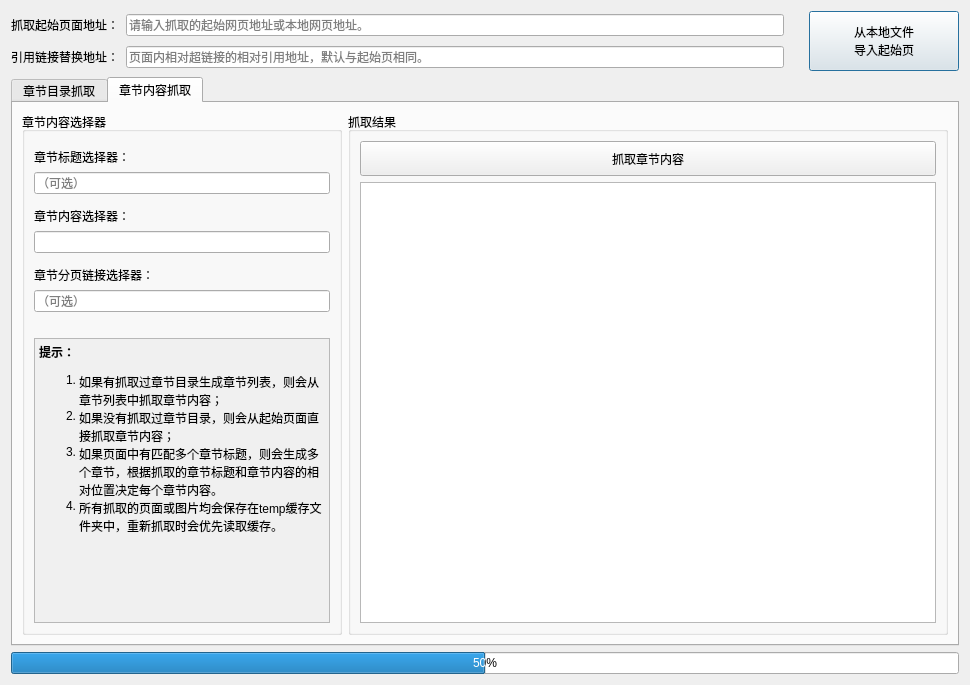
<?xml version="1.0" encoding="UTF-8"?>
<ui version="4.0">
 <class>Dialog</class>
 <widget class="QDialog" name="Dialog">
  <property name="geometry">
   <rect>
    <x>0</x>
    <y>0</y>
    <width>970</width>
    <height>685</height>
   </rect>
  </property>
  <property name="windowTitle">
   <string>批量导入章节</string>
  </property>
  <property name="windowIcon">
   <iconset>
    <normaloff>../resource/icon.png</normaloff>../resource/icon.png</iconset>
  </property>
  <property name="modal">
   <bool>true</bool>
  </property>
  <layout class="QVBoxLayout" name="verticalLayout">
   <item>
    <layout class="QHBoxLayout" name="urlLayout">
     <property name="spacing">
      <number>25</number>
     </property>
     <item>
      <layout class="QVBoxLayout" name="verticalLayout_7">
       <property name="spacing">
        <number>7</number>
       </property>
       <item>
        <layout class="QHBoxLayout" name="realUrlLayout">
         <item>
          <widget class="QLabel" name="label">
           <property name="text">
            <string>抓取起始页面地址：</string>
           </property>
          </widget>
         </item>
         <item>
          <widget class="QLineEdit" name="realUrl">
           <property name="text">
            <string/>
           </property>
           <property name="placeholderText">
            <string>请输入抓取的起始网页地址或本地网页地址。</string>
           </property>
          </widget>
         </item>
        </layout>
       </item>
       <item>
        <layout class="QHBoxLayout" name="refUrlLayout">
         <item>
          <widget class="QLabel" name="label_8">
           <property name="text">
            <string>引用链接替换地址：</string>
           </property>
          </widget>
         </item>
         <item>
          <widget class="QLineEdit" name="referUrl">
           <property name="placeholderText">
            <string>页面内相对超链接的相对引用地址，默认与起始页相同。</string>
           </property>
          </widget>
         </item>
        </layout>
       </item>
      </layout>
     </item>
     <item>
      <widget class="QPushButton" name="btnOpenLocalFile">
       <property name="minimumSize">
        <size>
         <width>150</width>
         <height>60</height>
        </size>
       </property>
       <property name="maximumSize">
        <size>
         <width>180</width>
         <height>16777215</height>
        </size>
       </property>
       <property name="text">
        <string>从本地文件
导入起始页</string>
       </property>
      </widget>
     </item>
    </layout>
   </item>
   <item>
    <layout class="QHBoxLayout" name="importChapterLayout" stretch="0">
     <item>
      <widget class="QTabWidget" name="tabWidget">
       <property name="tabShape">
        <enum>QTabWidget::Rounded</enum>
       </property>
       <property name="currentIndex">
        <number>1</number>
       </property>
       <widget class="QWidget" name="tabMenu">
        <attribute name="title">
         <string>章节目录抓取</string>
        </attribute>
        <layout class="QVBoxLayout" name="verticalLayout_2">
         <item>
          <layout class="QHBoxLayout" name="horizontalLayout_3">
           <item>
            <widget class="QGroupBox" name="groupBox">
             <property name="minimumSize">
              <size>
               <width>200</width>
               <height>0</height>
              </size>
             </property>
             <property name="maximumSize">
              <size>
               <width>320</width>
               <height>16777215</height>
              </size>
             </property>
             <property name="title">
              <string>目录页面选择器</string>
             </property>
             <layout class="QVBoxLayout" name="verticalLayout_4">
              <item>
               <widget class="QLabel" name="label_3">
                <property name="minimumSize">
                 <size>
                  <width>0</width>
                  <height>24</height>
                 </size>
                </property>
                <property name="text">
                 <string>章节分组选择器：</string>
                </property>
                <property name="alignment">
                 <set>Qt::AlignBottom|Qt::AlignLeading|Qt::AlignLeft</set>
                </property>
               </widget>
              </item>
              <item>
               <widget class="QLineEdit" name="chapterGroupSelector">
                <property name="maximumSize">
                 <size>
                  <width>16777215</width>
                  <height>16777215</height>
                 </size>
                </property>
                <property name="placeholderText">
                 <string>（可选）</string>
                </property>
               </widget>
              </item>
              <item>
               <widget class="QLabel" name="label_2">
                <property name="minimumSize">
                 <size>
                  <width>0</width>
                  <height>25</height>
                 </size>
                </property>
                <property name="text">
                 <string>章节链接选择器：</string>
                </property>
                <property name="alignment">
                 <set>Qt::AlignBottom|Qt::AlignLeading|Qt::AlignLeft</set>
                </property>
               </widget>
              </item>
              <item>
               <widget class="QLineEdit" name="chapterLinkSelector">
                <property name="maximumSize">
                 <size>
                  <width>16777215</width>
                  <height>16777215</height>
                 </size>
                </property>
                <property name="placeholderText">
                 <string>（可选）</string>
                </property>
               </widget>
              </item>
              <item>
               <widget class="QLabel" name="label_4">
                <property name="minimumSize">
                 <size>
                  <width>0</width>
                  <height>25</height>
                 </size>
                </property>
                <property name="text">
                 <string>目录分页选择器：</string>
                </property>
                <property name="alignment">
                 <set>Qt::AlignBottom|Qt::AlignLeading|Qt::AlignLeft</set>
                </property>
               </widget>
              </item>
              <item>
               <widget class="QLineEdit" name="menuPaginationSelector">
                <property name="maximumSize">
                 <size>
                  <width>16777215</width>
                  <height>16777215</height>
                 </size>
                </property>
                <property name="placeholderText">
                 <string>（可选）</string>
                </property>
               </widget>
              </item>
              <item>
               <widget class="QLabel" name="label_11">
                <property name="text">
                 <string/>
                </property>
               </widget>
              </item>
              <item>
               <widget class="QLabel" name="label_9">
                <property name="text">
                 <string>网页编码（全局设置）：</string>
                </property>
               </widget>
              </item>
              <item>
               <widget class="QComboBox" name="encoding">
                <item>
                 <property name="text">
                  <string>auto</string>
                 </property>
                </item>
                <item>
                 <property name="text">
                  <string>utf-8</string>
                 </property>
                </item>
                <item>
                 <property name="text">
                  <string>gb2312</string>
                 </property>
                </item>
                <item>
                 <property name="text">
                  <string>gb18030</string>
                 </property>
                </item>
                <item>
                 <property name="text">
                  <string>gbk</string>
                 </property>
                </item>
                <item>
                 <property name="text">
                  <string>ascii</string>
                 </property>
                </item>
               </widget>
              </item>
              <item>
               <spacer name="verticalSpacer">
                <property name="orientation">
                 <enum>Qt::Vertical</enum>
                </property>
                <property name="sizeHint" stdset="0">
                 <size>
                  <width>20</width>
                  <height>40</height>
                 </size>
                </property>
               </spacer>
              </item>
             </layout>
            </widget>
           </item>
           <item>
            <widget class="QGroupBox" name="groupBox_2">
             <property name="minimumSize">
              <size>
               <width>300</width>
               <height>0</height>
              </size>
             </property>
             <property name="title">
              <string>抓取结果预览</string>
             </property>
             <layout class="QVBoxLayout" name="verticalLayout_5">
              <item>
               <widget class="QPushButton" name="btnFetchChapterList">
                <property name="minimumSize">
                 <size>
                  <width>0</width>
                  <height>35</height>
                 </size>
                </property>
                <property name="text">
                 <string>抓取章节链接</string>
                </property>
               </widget>
              </item>
              <item>
               <widget class="QTextBrowser" name="chapterListBrowser"/>
              </item>
             </layout>
            </widget>
           </item>
          </layout>
         </item>
        </layout>
       </widget>
       <widget class="QWidget" name="tabChapter">
        <attribute name="title">
         <string>章节内容抓取</string>
        </attribute>
        <layout class="QVBoxLayout" name="verticalLayout_3">
         <item>
          <layout class="QHBoxLayout" name="horizontalLayout_4">
           <item>
            <widget class="QGroupBox" name="groupBox_3">
             <property name="minimumSize">
              <size>
               <width>200</width>
               <height>0</height>
              </size>
             </property>
             <property name="maximumSize">
              <size>
               <width>320</width>
               <height>16777215</height>
              </size>
             </property>
             <property name="title">
              <string>章节内容选择器</string>
             </property>
             <layout class="QVBoxLayout" name="verticalLayout_8">
              <item>
               <widget class="QLabel" name="label_5">
                <property name="minimumSize">
                 <size>
                  <width>0</width>
                  <height>25</height>
                 </size>
                </property>
                <property name="text">
                 <string>章节标题选择器：</string>
                </property>
                <property name="alignment">
                 <set>Qt::AlignBottom|Qt::AlignLeading|Qt::AlignLeft</set>
                </property>
               </widget>
              </item>
              <item>
               <widget class="QLineEdit" name="chapterTitleSelector">
                <property name="text">
                 <string/>
                </property>
                <property name="placeholderText">
                 <string>（可选）</string>
                </property>
               </widget>
              </item>
              <item>
               <widget class="QLabel" name="label_6">
                <property name="minimumSize">
                 <size>
                  <width>0</width>
                  <height>25</height>
                 </size>
                </property>
                <property name="text">
                 <string>章节内容选择器：</string>
                </property>
                <property name="alignment">
                 <set>Qt::AlignBottom|Qt::AlignLeading|Qt::AlignLeft</set>
                </property>
               </widget>
              </item>
              <item>
               <widget class="QLineEdit" name="chapterContentSelector"/>
              </item>
              <item>
               <widget class="QLabel" name="label_7">
                <property name="minimumSize">
                 <size>
                  <width>0</width>
                  <height>25</height>
                 </size>
                </property>
                <property name="text">
                 <string>章节分页链接选择器：</string>
                </property>
                <property name="alignment">
                 <set>Qt::AlignBottom|Qt::AlignLeading|Qt::AlignLeft</set>
                </property>
               </widget>
              </item>
              <item>
               <widget class="QLineEdit" name="chapterPaginationSelector">
                <property name="placeholderText">
                 <string>（可选）</string>
                </property>
               </widget>
              </item>
              <item>
               <widget class="QLabel" name="label_10">
                <property name="text">
                 <string/>
                </property>
               </widget>
              </item>
              <item>
               <widget class="QTextBrowser" name="textBrowser">
                <property name="html">
                 <string>&lt;!DOCTYPE HTML PUBLIC &quot;-//W3C//DTD HTML 4.0//EN&quot; &quot;http://www.w3.org/TR/REC-html40/strict.dtd&quot;&gt;
&lt;html&gt;&lt;head&gt;&lt;meta name=&quot;qrichtext&quot; content=&quot;1&quot; /&gt;&lt;style type=&quot;text/css&quot;&gt;
p, li { white-space: pre-wrap; }
&lt;/style&gt;&lt;/head&gt;&lt;body style=&quot; font-family:'SimSun'; font-size:9pt; font-weight:400; font-style:normal;&quot; bgcolor=&quot;#f0f0f0&quot;&gt;
&lt;p style=&quot; margin-top:0px; margin-bottom:0px; margin-left:0px; margin-right:0px; -qt-block-indent:0; text-indent:0px;&quot;&gt;&lt;span style=&quot; font-weight:600;&quot;&gt;提示：&lt;/span&gt;&lt;/p&gt;
&lt;ol style=&quot;margin-top: 0px; margin-bottom: 0px; margin-left: 0px; margin-right: 0px; -qt-list-indent: 1;&quot;&gt;&lt;li style=&quot;&quot; style=&quot; margin-top:12px; margin-bottom:0px; margin-left:0px; margin-right:0px; -qt-block-indent:0; text-indent:0px;&quot;&gt;如果有抓取过章节目录生成章节列表，则会从章节列表中抓取章节内容；&lt;/li&gt;
&lt;li style=&quot;&quot; style=&quot; margin-top:0px; margin-bottom:0px; margin-left:0px; margin-right:0px; -qt-block-indent:0; text-indent:0px;&quot;&gt;如果没有抓取过章节目录，则会从起始页面直接抓取章节内容；&lt;/li&gt;
&lt;li style=&quot;&quot; style=&quot; margin-top:0px; margin-bottom:0px; margin-left:0px; margin-right:0px; -qt-block-indent:0; text-indent:0px;&quot;&gt;如果页面中有匹配多个章节标题，则会生成多个章节，根据抓取的章节标题和章节内容的相对位置决定每个章节内容。&lt;/li&gt;
&lt;li style=&quot;&quot; style=&quot; margin-top:0px; margin-bottom:0px; margin-left:0px; margin-right:0px; -qt-block-indent:0; text-indent:0px;&quot;&gt;所有抓取的页面或图片均会保存在temp缓存文件夹中，重新抓取时会优先读取缓存。&lt;/li&gt;&lt;/ol&gt;&lt;/body&gt;&lt;/html&gt;</string>
                </property>
               </widget>
              </item>
             </layout>
            </widget>
           </item>
           <item>
            <widget class="QGroupBox" name="groupBox_4">
             <property name="title">
              <string>抓取结果</string>
             </property>
             <layout class="QVBoxLayout" name="verticalLayout_9">
              <item>
               <widget class="QPushButton" name="btnFetchChapter">
                <property name="minimumSize">
                 <size>
                  <width>0</width>
                  <height>35</height>
                 </size>
                </property>
                <property name="text">
                 <string>抓取章节内容</string>
                </property>
               </widget>
              </item>
              <item>
               <widget class="QTextBrowser" name="chapterBrowser">
                <property name="minimumSize">
                 <size>
                  <width>300</width>
                  <height>0</height>
                 </size>
                </property>
               </widget>
              </item>
             </layout>
            </widget>
           </item>
          </layout>
         </item>
        </layout>
       </widget>
      </widget>
     </item>
    </layout>
   </item>
   <item>
    <widget class="QProgressBar" name="progressBar">
     <property name="value">
      <number>50</number>
     </property>
     <property name="alignment">
      <set>Qt::AlignCenter</set>
     </property>
    </widget>
   </item>
  </layout>
 </widget>
 <resources/>
 <connections>
  <connection>
   <sender>realUrl</sender>
   <signal>textChanged(QString)</signal>
   <receiver>referUrl</receiver>
   <slot>setText(QString)</slot>
   <hints>
    <hint type="sourcelabel">
     <x>314</x>
     <y>22</y>
    </hint>
    <hint type="destinationlabel">
     <x>325</x>
     <y>58</y>
    </hint>
   </hints>
  </connection>
 </connections>
</ui>
